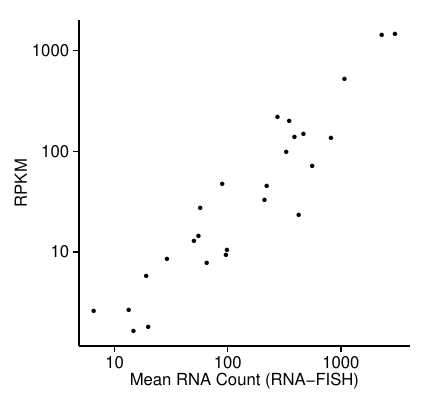

This chart was generated by the following R code:
library(plyr)
library(ggplot2)

fishData <- read.delim('~/Dropbox/densitypaper/ExtractedData/CRL.txt',header=T,stringsAsFactors=F)
seqData <- read.delim('~/Dropbox/NucSeqData/htseq_CRL/CRL_rpkm.txt',header=T,stringsAsFactors=F)

seqReduced <- ddply(seqData,.(gene,total1_ex_rpkm),summarize,exonRPKM=sum(total1_ex_rpkm,total2_ex_rpkm)/2)

fishReduced <- ddply(fishData,.(gene),summarize,meanRNA=mean(cytoRNA))

tmp <- merge(fishReduced,seqReduced)

pdf('~/Dropbox/densitypaper/SupplementaryFigures/FISH_vs_Seq/rpkm_vs_fish.pdf',width=4.3,height=4)
ggplot(tmp,aes(x=meanRNA,y=exonRPKM)) +
  geom_point(size=1.5) +
  scale_x_log10() + scale_y_log10() +
  theme_classic() +
  xlab('Mean RNA Count (RNA-FISH)') + ylab('RPKM') +
  theme(axis.title=element_text(size="12"), axis.text=element_text(size='12'))
dev.off()

summary(lm(exonRPKM ~ meanRNA, data=tmp))
